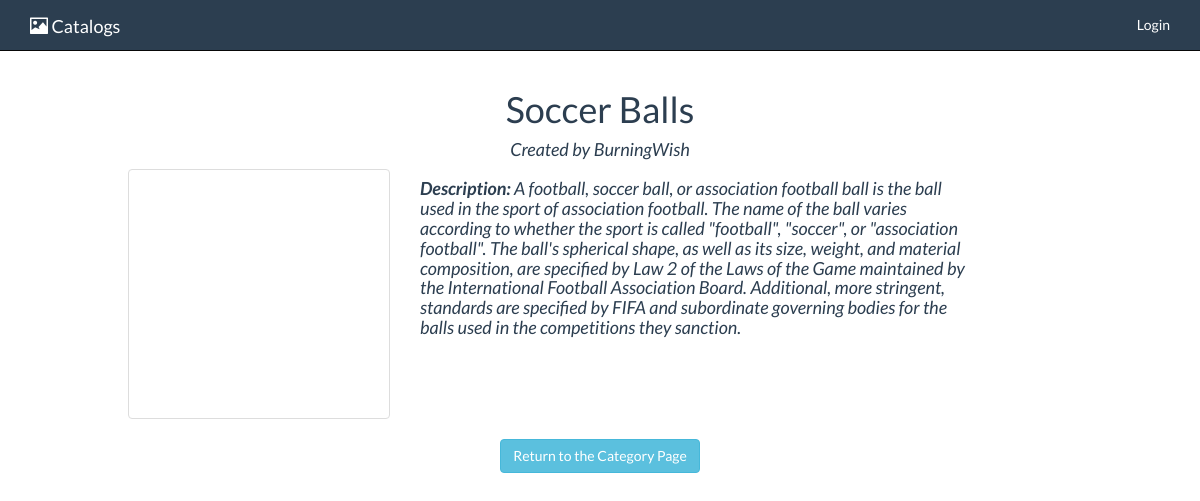
The app's page /categories/1/items/1 with its own data.
### database_setup.py (models this page shows, shortened)
class Item(Base):
    __tablename__ = 'item'
    id = Column(Integer, primary_key=True)
    name = Column(String(80), nullable=False)
    imgurl = Column(Text)
    description = Column(Text)
    category_id = Column(Integer, ForeignKey('category.id'))
    category = relationship(Category)
    user_id = Column(Integer, ForeignKey('user.id'))
    user = relationship(User)
    creator = Column(String(250), nullable=False)

### index.py (the view)
@app.route("/categories/<int:category_id>/items/<int:item_id>")
def showItem(category_id, item_id):
    item = session.query(Item).filter_by(category_id=category_id, id=item_id).one()
    return render_template("item.html",
                           item=item,
                           login_session=login_session)

### templates/item.html (shortened to what this page needs)
{% extends "main.html" %}
{% block content %}
    <div class="item-header">
        <h1>{{item.name}}</h1>
        <h4><i>Created by {{item.creator}}</i></h4>
    </div>
    <div class="row">
        <div class="col-md-3 col-md-offset-1">
            <div class = "thumbnail" style="height: 250px; background: url({{item.imgurl}}); background-size: cover; background-position: center">
            </div>
        </div>
        <div class="col-md-6">
            <i><h4><strong>Description:</strong> {{item.description}}</h4></i>
        </div>
    </div>
    <div class="buttons-container" style="text-align: center">
            <a class = "btn-info btn" href="/categories/{{item.category_id}}">Return to the Category Page</a>
    </div>
{% endblock %}

### static/style.css (style rules this page uses)
body { margin-top: 70px; color: #2c3e50; font-family: "Lato"; }
.item-header { text-align: center; }

### records on screen
Item: name "Soccer Balls", creator "BurningWish", description "A football, soccer ball, or association football ball is the ball used in the sport of association football. The name of the ball varies according to whether the sport is called \"football\", \"soccer\", or \"association football\". The ball's spherical shape, as well as its size, weight, and material composition, are specified by Law 2 of the Laws of the Game maintained by the International Football Association Board. Additional, more stringent, standards are specified by FIFA and subordinate governing bodies for the balls used in the competitions they sanction."
